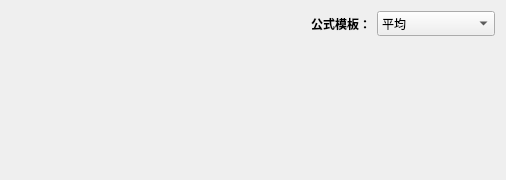
<?xml version="1.0" encoding="UTF-8"?>
<ui version="4.0">
 <class>FormulaCreateForm</class>
 <widget class="QWidget" name="FormulaCreateForm">
  <property name="geometry">
   <rect>
    <x>0</x>
    <y>0</y>
    <width>506</width>
    <height>180</height>
   </rect>
  </property>
  <property name="windowTitle">
   <string>Form</string>
  </property>
  <layout class="QVBoxLayout" name="verticalLayout_2">
   <item>
    <layout class="QHBoxLayout" name="horizontalLayout">
     <item>
      <spacer name="horizontalSpacer">
       <property name="orientation">
        <enum>Qt::Horizontal</enum>
       </property>
       <property name="sizeType">
        <enum>QSizePolicy::Expanding</enum>
       </property>
       <property name="sizeHint" stdset="0">
        <size>
         <width>40</width>
         <height>20</height>
        </size>
       </property>
      </spacer>
     </item>
     <item>
      <widget class="QLabel" name="label">
       <property name="font">
        <font>
         <family>微软雅黑</family>
         <weight>75</weight>
         <bold>true</bold>
        </font>
       </property>
       <property name="text">
        <string>公式模板：</string>
       </property>
      </widget>
     </item>
     <item>
      <widget class="QComboBox" name="formulaComboBox">
       <property name="font">
        <font>
         <family>仿宋</family>
        </font>
       </property>
       <item>
        <property name="text">
         <string>平均</string>
        </property>
       </item>
       <item>
        <property name="text">
         <string>时间分段（两段）</string>
        </property>
       </item>
      </widget>
     </item>
    </layout>
   </item>
   <item>
    <widget class="QStackedWidget" name="stackedWidget">
     <property name="currentIndex">
      <number>1</number>
     </property>
     <widget class="QWidget" name="averPage"/>
     <widget class="QWidget" name="twoSlotPage"/>
    </widget>
   </item>
   <item>
    <spacer name="verticalSpacer">
     <property name="orientation">
      <enum>Qt::Vertical</enum>
     </property>
     <property name="sizeHint" stdset="0">
      <size>
       <width>20</width>
       <height>40</height>
      </size>
     </property>
    </spacer>
   </item>
  </layout>
 </widget>
 <resources/>
 <connections/>
</ui>
